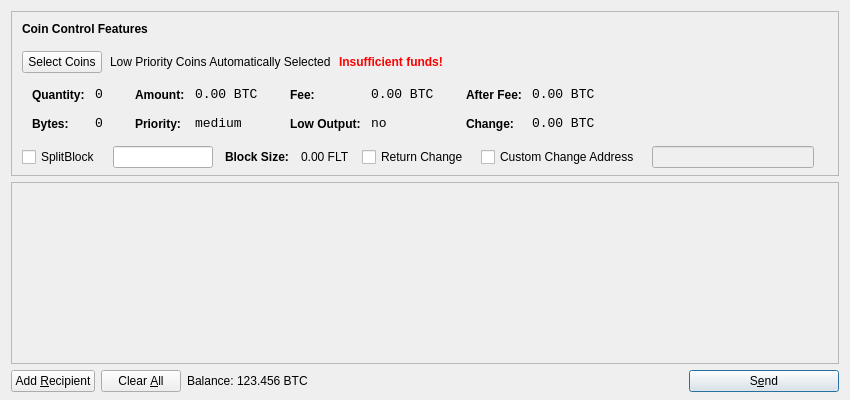
<?xml version="1.0" encoding="UTF-8"?>
<ui version="4.0">
 <class>SendCoinsDialog</class>
 <widget class="QDialog" name="SendCoinsDialog">
  <property name="geometry">
   <rect>
    <x>0</x>
    <y>0</y>
    <width>850</width>
    <height>400</height>
   </rect>
  </property>
  <property name="windowTitle">
   <string>Send Coins</string>
  </property>
  <layout class="QVBoxLayout" name="verticalLayout" stretch="0,1,0">
   <property name="bottomMargin">
    <number>8</number>
   </property>
   <item>
    <widget class="QFrame" name="frameCoinControl">
     <property name="sizePolicy">
      <sizepolicy hsizetype="Expanding" vsizetype="Expanding">
       <horstretch>0</horstretch>
       <verstretch>0</verstretch>
      </sizepolicy>
     </property>
     <property name="maximumSize">
      <size>
       <width>16777215</width>
       <height>16777215</height>
      </size>
     </property>
     <property name="frameShape">
      <enum>QFrame::StyledPanel</enum>
     </property>
     <property name="frameShadow">
      <enum>QFrame::Sunken</enum>
     </property>
     <layout class="QVBoxLayout" name="verticalLayoutCoinControl2">
      <property name="spacing">
       <number>-1</number>
      </property>
      <property name="leftMargin">
       <number>0</number>
      </property>
      <property name="topMargin">
       <number>0</number>
      </property>
      <property name="rightMargin">
       <number>0</number>
      </property>
      <property name="bottomMargin">
       <number>6</number>
      </property>
      <item>
       <layout class="QVBoxLayout" name="verticalLayoutCoinControl" stretch="0,0,0,0,1">
        <property name="spacing">
         <number>0</number>
        </property>
        <property name="leftMargin">
         <number>10</number>
        </property>
        <property name="topMargin">
         <number>10</number>
        </property>
        <item>
         <layout class="QHBoxLayout" name="horizontalLayoutCoinControl1">
          <property name="bottomMargin">
           <number>15</number>
          </property>
          <item>
           <widget class="QLabel" name="labelCoinControlFeatures">
            <property name="sizePolicy">
             <sizepolicy hsizetype="Preferred" vsizetype="Maximum">
              <horstretch>0</horstretch>
              <verstretch>0</verstretch>
             </sizepolicy>
            </property>
            <property name="font">
             <font>
              <weight>75</weight>
              <bold>true</bold>
             </font>
            </property>
            <property name="styleSheet">
             <string notr="true">font-weight:bold;</string>
            </property>
            <property name="text">
             <string>Coin Control Features</string>
            </property>
           </widget>
          </item>
         </layout>
        </item>
        <item>
         <layout class="QHBoxLayout" name="horizontalLayoutCoinControl2" stretch="0,0,0,0">
          <property name="spacing">
           <number>8</number>
          </property>
          <property name="bottomMargin">
           <number>10</number>
          </property>
          <item>
           <widget class="QPushButton" name="pushButtonCoinControl">
            <property name="styleSheet">
             <string notr="true"/>
            </property>
            <property name="text">
             <string>Select Coins</string>
            </property>
           </widget>
          </item>
          <item>
           <widget class="QLabel" name="labelCoinControlAutomaticallySelected">
            <property name="text">
             <string>Low Priority Coins Automatically Selected</string>
            </property>
            <property name="margin">
             <number>5</number>
            </property>
           </widget>
          </item>
          <item>
           <widget class="QLabel" name="labelCoinControlInsuffFunds">
            <property name="font">
             <font>
              <weight>75</weight>
              <bold>true</bold>
             </font>
            </property>
            <property name="styleSheet">
             <string notr="true">color:red;font-weight:bold;</string>
            </property>
            <property name="text">
             <string>Insufficient funds!</string>
            </property>
            <property name="margin">
             <number>5</number>
            </property>
           </widget>
          </item>
          <item>
           <spacer name="horizontalSpacerCoinControl">
            <property name="orientation">
             <enum>Qt::Horizontal</enum>
            </property>
            <property name="sizeHint" stdset="0">
             <size>
              <width>40</width>
              <height>1</height>
             </size>
            </property>
           </spacer>
          </item>
         </layout>
        </item>
        <item>
         <widget class="QWidget" name="widgetCoinControl" native="true">
          <property name="sizePolicy">
           <sizepolicy hsizetype="Preferred" vsizetype="Preferred">
            <horstretch>0</horstretch>
            <verstretch>0</verstretch>
           </sizepolicy>
          </property>
          <property name="minimumSize">
           <size>
            <width>0</width>
            <height>0</height>
           </size>
          </property>
          <property name="styleSheet">
           <string notr="true"/>
          </property>
          <layout class="QHBoxLayout" name="horizontalLayoutCoinControl5">
           <property name="margin">
            <number>0</number>
           </property>
           <item>
            <layout class="QHBoxLayout" name="horizontalLayoutCoinControl3" stretch="0,0,0,1">
             <property name="spacing">
              <number>20</number>
             </property>
             <property name="topMargin">
              <number>0</number>
             </property>
             <property name="bottomMargin">
              <number>10</number>
             </property>
             <item>
              <layout class="QFormLayout" name="formLayoutCoinControl1">
               <property name="horizontalSpacing">
                <number>10</number>
               </property>
               <property name="verticalSpacing">
                <number>14</number>
               </property>
               <property name="leftMargin">
                <number>10</number>
               </property>
               <property name="topMargin">
                <number>4</number>
               </property>
               <property name="rightMargin">
                <number>6</number>
               </property>
               <item row="0" column="0">
                <widget class="QLabel" name="labelCoinControlQuantityText">
                 <property name="styleSheet">
                  <string notr="true">font-weight:bold;</string>
                 </property>
                 <property name="text">
                  <string>Quantity:</string>
                 </property>
                 <property name="margin">
                  <number>0</number>
                 </property>
                </widget>
               </item>
               <item row="0" column="1">
                <widget class="QLabel" name="labelCoinControlQuantity">
                 <property name="font">
                  <font>
                   <family>Monospace</family>
                   <pointsize>10</pointsize>
                  </font>
                 </property>
                 <property name="cursor">
                  <cursorShape>IBeamCursor</cursorShape>
                 </property>
                 <property name="contextMenuPolicy">
                  <enum>Qt::ActionsContextMenu</enum>
                 </property>
                 <property name="text">
                  <string>0</string>
                 </property>
                 <property name="margin">
                  <number>0</number>
                 </property>
                 <property name="textInteractionFlags">
                  <set>Qt::LinksAccessibleByMouse|Qt::TextSelectableByKeyboard|Qt::TextSelectableByMouse</set>
                 </property>
                </widget>
               </item>
               <item row="1" column="0">
                <widget class="QLabel" name="labelCoinControlBytesText">
                 <property name="styleSheet">
                  <string notr="true">font-weight:bold;</string>
                 </property>
                 <property name="text">
                  <string>Bytes:</string>
                 </property>
                </widget>
               </item>
               <item row="1" column="1">
                <widget class="QLabel" name="labelCoinControlBytes">
                 <property name="font">
                  <font>
                   <family>Monospace</family>
                   <pointsize>10</pointsize>
                  </font>
                 </property>
                 <property name="cursor">
                  <cursorShape>IBeamCursor</cursorShape>
                 </property>
                 <property name="contextMenuPolicy">
                  <enum>Qt::ActionsContextMenu</enum>
                 </property>
                 <property name="text">
                  <string>0</string>
                 </property>
                 <property name="textInteractionFlags">
                  <set>Qt::LinksAccessibleByMouse|Qt::TextSelectableByKeyboard|Qt::TextSelectableByMouse</set>
                 </property>
                </widget>
               </item>
              </layout>
             </item>
             <item>
              <layout class="QFormLayout" name="formLayoutCoinControl2">
               <property name="horizontalSpacing">
                <number>10</number>
               </property>
               <property name="verticalSpacing">
                <number>14</number>
               </property>
               <property name="leftMargin">
                <number>6</number>
               </property>
               <property name="topMargin">
                <number>4</number>
               </property>
               <property name="rightMargin">
                <number>6</number>
               </property>
               <item row="0" column="0">
                <widget class="QLabel" name="labelCoinControlAmountText">
                 <property name="styleSheet">
                  <string notr="true">font-weight:bold;</string>
                 </property>
                 <property name="text">
                  <string>Amount:</string>
                 </property>
                 <property name="margin">
                  <number>0</number>
                 </property>
                </widget>
               </item>
               <item row="0" column="1">
                <widget class="QLabel" name="labelCoinControlAmount">
                 <property name="font">
                  <font>
                   <family>Monospace</family>
                   <pointsize>10</pointsize>
                  </font>
                 </property>
                 <property name="cursor">
                  <cursorShape>IBeamCursor</cursorShape>
                 </property>
                 <property name="contextMenuPolicy">
                  <enum>Qt::ActionsContextMenu</enum>
                 </property>
                 <property name="text">
                  <string>0.00 BTC</string>
                 </property>
                 <property name="textInteractionFlags">
                  <set>Qt::LinksAccessibleByMouse|Qt::TextSelectableByKeyboard|Qt::TextSelectableByMouse</set>
                 </property>
                </widget>
               </item>
               <item row="1" column="0">
                <widget class="QLabel" name="labelCoinControlPriorityText">
                 <property name="styleSheet">
                  <string notr="true">font-weight:bold;</string>
                 </property>
                 <property name="text">
                  <string>Priority:</string>
                 </property>
                </widget>
               </item>
               <item row="1" column="1">
                <widget class="QLabel" name="labelCoinControlPriority">
                 <property name="font">
                  <font>
                   <family>Monospace</family>
                   <pointsize>10</pointsize>
                  </font>
                 </property>
                 <property name="cursor">
                  <cursorShape>IBeamCursor</cursorShape>
                 </property>
                 <property name="contextMenuPolicy">
                  <enum>Qt::ActionsContextMenu</enum>
                 </property>
                 <property name="text">
                  <string>medium</string>
                 </property>
                 <property name="textInteractionFlags">
                  <set>Qt::LinksAccessibleByMouse|Qt::TextSelectableByKeyboard|Qt::TextSelectableByMouse</set>
                 </property>
                </widget>
               </item>
              </layout>
             </item>
             <item>
              <layout class="QFormLayout" name="formLayoutCoinControl3">
               <property name="horizontalSpacing">
                <number>10</number>
               </property>
               <property name="verticalSpacing">
                <number>14</number>
               </property>
               <property name="leftMargin">
                <number>6</number>
               </property>
               <property name="topMargin">
                <number>4</number>
               </property>
               <property name="rightMargin">
                <number>6</number>
               </property>
               <item row="0" column="0">
                <widget class="QLabel" name="labelCoinControlFeeText">
                 <property name="styleSheet">
                  <string notr="true">font-weight:bold;</string>
                 </property>
                 <property name="text">
                  <string>Fee:</string>
                 </property>
                 <property name="margin">
                  <number>0</number>
                 </property>
                </widget>
               </item>
               <item row="0" column="1">
                <widget class="QLabel" name="labelCoinControlFee">
                 <property name="font">
                  <font>
                   <family>Monospace</family>
                   <pointsize>10</pointsize>
                  </font>
                 </property>
                 <property name="cursor">
                  <cursorShape>IBeamCursor</cursorShape>
                 </property>
                 <property name="contextMenuPolicy">
                  <enum>Qt::ActionsContextMenu</enum>
                 </property>
                 <property name="text">
                  <string>0.00 BTC</string>
                 </property>
                 <property name="textInteractionFlags">
                  <set>Qt::LinksAccessibleByMouse|Qt::TextSelectableByKeyboard|Qt::TextSelectableByMouse</set>
                 </property>
                </widget>
               </item>
               <item row="1" column="0">
                <widget class="QLabel" name="labelCoinControlLowOutputText">
                 <property name="styleSheet">
                  <string notr="true">font-weight:bold;</string>
                 </property>
                 <property name="text">
                  <string>Low Output:</string>
                 </property>
                </widget>
               </item>
               <item row="1" column="1">
                <widget class="QLabel" name="labelCoinControlLowOutput">
                 <property name="font">
                  <font>
                   <family>Monospace</family>
                   <pointsize>10</pointsize>
                  </font>
                 </property>
                 <property name="cursor">
                  <cursorShape>IBeamCursor</cursorShape>
                 </property>
                 <property name="contextMenuPolicy">
                  <enum>Qt::ActionsContextMenu</enum>
                 </property>
                 <property name="text">
                  <string>no</string>
                 </property>
                 <property name="textInteractionFlags">
                  <set>Qt::LinksAccessibleByMouse|Qt::TextSelectableByKeyboard|Qt::TextSelectableByMouse</set>
                 </property>
                </widget>
               </item>
              </layout>
             </item>
             <item>
              <layout class="QFormLayout" name="formLayoutCoinControl4">
               <property name="horizontalSpacing">
                <number>10</number>
               </property>
               <property name="verticalSpacing">
                <number>14</number>
               </property>
               <property name="leftMargin">
                <number>6</number>
               </property>
               <property name="topMargin">
                <number>4</number>
               </property>
               <property name="rightMargin">
                <number>6</number>
               </property>
               <item row="0" column="0">
                <widget class="QLabel" name="labelCoinControlAfterFeeText">
                 <property name="styleSheet">
                  <string notr="true">font-weight:bold;</string>
                 </property>
                 <property name="text">
                  <string>After Fee:</string>
                 </property>
                 <property name="margin">
                  <number>0</number>
                 </property>
                </widget>
               </item>
               <item row="0" column="1">
                <widget class="QLabel" name="labelCoinControlAfterFee">
                 <property name="font">
                  <font>
                   <family>Monospace</family>
                   <pointsize>10</pointsize>
                  </font>
                 </property>
                 <property name="cursor">
                  <cursorShape>IBeamCursor</cursorShape>
                 </property>
                 <property name="contextMenuPolicy">
                  <enum>Qt::ActionsContextMenu</enum>
                 </property>
                 <property name="text">
                  <string>0.00 BTC</string>
                 </property>
                 <property name="textInteractionFlags">
                  <set>Qt::LinksAccessibleByMouse|Qt::TextSelectableByKeyboard|Qt::TextSelectableByMouse</set>
                 </property>
                </widget>
               </item>
               <item row="1" column="0">
                <widget class="QLabel" name="labelCoinControlChangeText">
                 <property name="styleSheet">
                  <string notr="true">font-weight:bold;</string>
                 </property>
                 <property name="text">
                  <string>Change:</string>
                 </property>
                </widget>
               </item>
               <item row="1" column="1">
                <widget class="QLabel" name="labelCoinControlChange">
                 <property name="font">
                  <font>
                   <family>Monospace</family>
                   <pointsize>10</pointsize>
                  </font>
                 </property>
                 <property name="cursor">
                  <cursorShape>IBeamCursor</cursorShape>
                 </property>
                 <property name="contextMenuPolicy">
                  <enum>Qt::ActionsContextMenu</enum>
                 </property>
                 <property name="text">
                  <string>0.00 BTC</string>
                 </property>
                 <property name="textInteractionFlags">
                  <set>Qt::LinksAccessibleByMouse|Qt::TextSelectableByKeyboard|Qt::TextSelectableByMouse</set>
                 </property>
                </widget>
               </item>
              </layout>
             </item>
            </layout>
           </item>
          </layout>
         </widget>
        </item>
        <item>
         <layout class="QHBoxLayout" name="horizontalLayoutCoinControl4" stretch="0,0,0,0,0,0,0,0">
          <property name="spacing">
           <number>12</number>
          </property>
          <property name="sizeConstraint">
           <enum>QLayout::SetDefaultConstraint</enum>
          </property>
          <property name="topMargin">
           <number>5</number>
          </property>
          <property name="rightMargin">
           <number>5</number>
          </property>
          <item>
           <widget class="QCheckBox" name="splitBlockCheckBox">
            <property name="text">
             <string>SplitBlock</string>
            </property>
           </widget>
          </item>
          <item>
           <widget class="QLineEdit" name="splitBlockLineEdit">
            <property name="sizePolicy">
             <sizepolicy hsizetype="Fixed" vsizetype="Fixed">
              <horstretch>0</horstretch>
              <verstretch>0</verstretch>
             </sizepolicy>
            </property>
            <property name="maximumSize">
             <size>
              <width>100</width>
              <height>16777215</height>
             </size>
            </property>
           </widget>
          </item>
          <item>
           <widget class="QLabel" name="labelBlockSizeText">
            <property name="font">
             <font>
              <weight>75</weight>
              <bold>true</bold>
             </font>
            </property>
            <property name="text">
             <string>Block Size:</string>
            </property>
           </widget>
          </item>
          <item>
           <widget class="QLabel" name="labelBlockSize">
            <property name="text">
             <string>0.00 FLT</string>
            </property>
           </widget>
          </item>
          <item>
           <widget class="QCheckBox" name="returnChangeCheckBox">
            <property name="text">
             <string>Return Change</string>
            </property>
           </widget>
          </item>
          <item>
           <widget class="QCheckBox" name="checkBoxCoinControlChange">
            <property name="text">
             <string>Custom Change Address</string>
            </property>
           </widget>
          </item>
          <item>
           <widget class="QLineEdit" name="lineEditCoinControlChange">
            <property name="enabled">
             <bool>false</bool>
            </property>
            <property name="sizePolicy">
             <sizepolicy hsizetype="Expanding" vsizetype="Fixed">
              <horstretch>0</horstretch>
              <verstretch>0</verstretch>
             </sizepolicy>
            </property>
           </widget>
          </item>
          <item>
           <widget class="QLabel" name="labelCoinControlChangeLabel">
            <property name="sizePolicy">
             <sizepolicy hsizetype="Preferred" vsizetype="Expanding">
              <horstretch>0</horstretch>
              <verstretch>0</verstretch>
             </sizepolicy>
            </property>
            <property name="minimumSize">
             <size>
              <width>0</width>
              <height>0</height>
             </size>
            </property>
            <property name="text">
             <string/>
            </property>
            <property name="margin">
             <number>3</number>
            </property>
           </widget>
          </item>
         </layout>
        </item>
        <item>
         <spacer name="verticalSpacerCoinControl">
          <property name="orientation">
           <enum>Qt::Vertical</enum>
          </property>
          <property name="sizeHint" stdset="0">
           <size>
            <width>800</width>
            <height>1</height>
           </size>
          </property>
         </spacer>
        </item>
       </layout>
      </item>
     </layout>
    </widget>
   </item>
   <item>
    <widget class="QScrollArea" name="scrollArea">
     <property name="widgetResizable">
      <bool>true</bool>
     </property>
     <widget class="QWidget" name="scrollAreaWidgetContents">
      <property name="geometry">
       <rect>
        <x>0</x>
        <y>0</y>
        <width>830</width>
        <height>165</height>
       </rect>
      </property>
      <layout class="QVBoxLayout" name="verticalLayout_2">
       <property name="margin">
        <number>0</number>
       </property>
       <item>
        <layout class="QVBoxLayout" name="entries">
         <property name="spacing">
          <number>6</number>
         </property>
        </layout>
       </item>
       <item>
        <spacer name="verticalSpacer">
         <property name="orientation">
          <enum>Qt::Vertical</enum>
         </property>
         <property name="sizeHint" stdset="0">
          <size>
           <width>20</width>
           <height>40</height>
          </size>
         </property>
        </spacer>
       </item>
      </layout>
     </widget>
    </widget>
   </item>
   <item>
    <layout class="QHBoxLayout" name="horizontalLayout">
     <item>
      <widget class="QPushButton" name="addButton">
       <property name="toolTip">
        <string>Send to multiple recipients at once</string>
       </property>
       <property name="text">
        <string>Add &amp;Recipient</string>
       </property>
       <property name="icon">
        <iconset resource="../bitcoin.qrc">
         <normaloff>:/icons/add</normaloff>:/icons/add</iconset>
       </property>
       <property name="autoDefault">
        <bool>false</bool>
       </property>
      </widget>
     </item>
     <item>
      <widget class="QPushButton" name="clearButton">
       <property name="sizePolicy">
        <sizepolicy hsizetype="Minimum" vsizetype="Fixed">
         <horstretch>0</horstretch>
         <verstretch>0</verstretch>
        </sizepolicy>
       </property>
       <property name="toolTip">
        <string>Remove all transaction fields</string>
       </property>
       <property name="text">
        <string>Clear &amp;All</string>
       </property>
       <property name="icon">
        <iconset resource="../bitcoin.qrc">
         <normaloff>:/icons/remove</normaloff>:/icons/remove</iconset>
       </property>
       <property name="autoRepeatDelay">
        <number>300</number>
       </property>
       <property name="autoDefault">
        <bool>false</bool>
       </property>
      </widget>
     </item>
     <item>
      <layout class="QHBoxLayout" name="horizontalLayout_2">
       <property name="spacing">
        <number>3</number>
       </property>
       <item>
        <widget class="QLabel" name="label">
          <property name="sizePolicy">
               <sizepolicy hsizetype="Preferred" vsizetype="Fixed">
               <horstretch>0</horstretch>
               <verstretch>0</verstretch>
             </sizepolicy>
           </property>
         <property name="text">
          <string>Balance:</string>
         </property>
        </widget>
       </item>
       <item>
        <widget class="QLabel" name="labelBalance">
        <property name="sizePolicy">
          <sizepolicy hsizetype="Preferred" vsizetype="Fixed">
            <horstretch>0</horstretch>
            <verstretch>0</verstretch>
           </sizepolicy>
         </property>
         <property name="cursor">
          <cursorShape>IBeamCursor</cursorShape>
         </property>
         <property name="text">
          <string>123.456 BTC</string>
         </property>
         <property name="textInteractionFlags">
          <set>Qt::LinksAccessibleByMouse|Qt::TextSelectableByKeyboard|Qt::TextSelectableByMouse</set>
         </property>
        </widget>
       </item>
      </layout>
     </item>
     <item>
      <spacer name="horizontalSpacer">
       <property name="orientation">
        <enum>Qt::Horizontal</enum>
       </property>
       <property name="sizeHint" stdset="0">
        <size>
         <width>40</width>
         <height>20</height>
        </size>
       </property>
      </spacer>
     </item>
     <item>
      <widget class="QPushButton" name="sendButton">
       <property name="minimumSize">
        <size>
         <width>150</width>
         <height>0</height>
        </size>
       </property>
       <property name="toolTip">
        <string>Confirm the send action</string>
       </property>
       <property name="text">
        <string>S&amp;end</string>
       </property>
       <property name="icon">
        <iconset resource="../bitcoin.qrc">
         <normaloff>:/icons/send</normaloff>:/icons/send</iconset>
       </property>
       <property name="default">
        <bool>true</bool>
       </property>
      </widget>
     </item>
    </layout>
   </item>
  </layout>
 </widget>
 <resources>
  <include location="../bitcoin.qrc"/>
 </resources>
 <connections/>
</ui>
